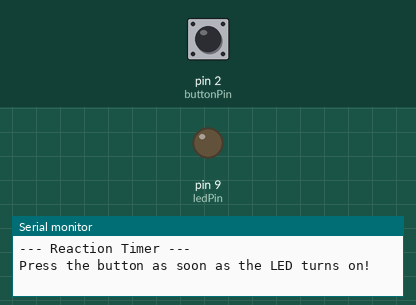
This sketch was run on a simulated Arduino Uno, built with avr-gcc and run on an emulated ATmega328P. Parts: output pins drawn as LEDs (lit = HIGH), the last lines printed to the serial monitor. The test bench sets the inputs (shaded band); at power-on: pin 2 (buttonPin) HIGH. Random numbers use the default seed unless the sketch sets one.

Above: at 2.2 s.
2.3 s: pin 2 (buttonPin) pulled LOW for 3.2 s
8.5 s: pin 2 (buttonPin) pulled LOW for 0.15 s
At 14.8 s:
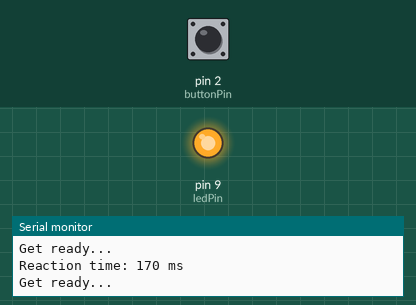
Timing chart, 0 to 16.3 s (numbered marks = the images above; inputs shaded):
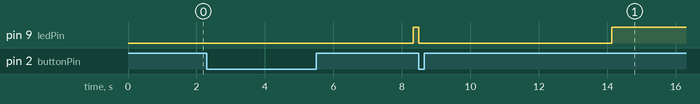

The sketch:

reaction_time_uno.ino
```cpp
int red=9;
const int ledPin = 9;
const int buttonPin = 2;

unsigned long startTime;
unsigned long reactionTime;
bool waitingForReaction = false;

void setup() {
  pinMode(ledPin, OUTPUT);
  pinMode(buttonPin, INPUT_PULLUP);
  Serial.begin(9600);
  randomSeed(analogRead(0));

  Serial.println("--- Reaction Timer ---");
  Serial.println("Press the button as soon as the LED turns on!");
  delay(1000);
}

void loop() {

  digitalWrite(ledPin, LOW);
  delay(random(2000, 5000));

  digitalWrite(ledPin, HIGH);
  startTime = millis();
  waitingForReaction = true;

  while (waitingForReaction) {
    if (digitalRead(buttonPin) == LOW) {
      reactionTime = millis() - startTime;
      waitingForReaction = false;

      digitalWrite(ledPin, LOW);
      Serial.print("Reaction time: ");
      Serial.print(reactionTime);
      Serial.println(" ms");

      delay(2000);
      Serial.println("\nGet ready...");
    }
  }
}
```

Measured:
- after the input at 8.5 s, pin 9 (ledPin): HIGH → LOW at once, → HIGH 5.6 s later
